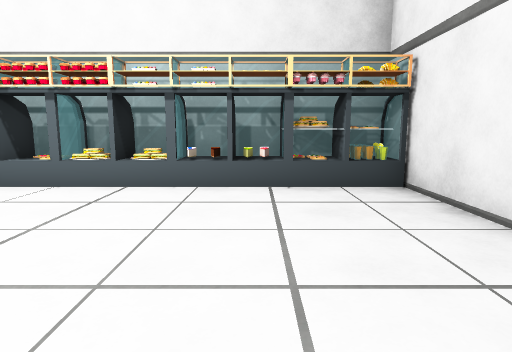
view 1 (above)

12 first-person views from a walk through a scene from a Unity 3-D project. The camera is 1.2 m above the floor, tilts 8° down and sees 75° across. The floor is counted in squares, 1 m on a side. Each view is taken from the middle of a square. On the plan, view 1 faces up. The plan holds only what a view shows up to about 14 squares ahead; the rest is blank. The player is left out.

view 2
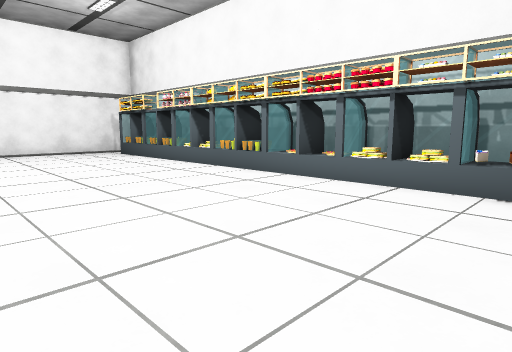

view 3
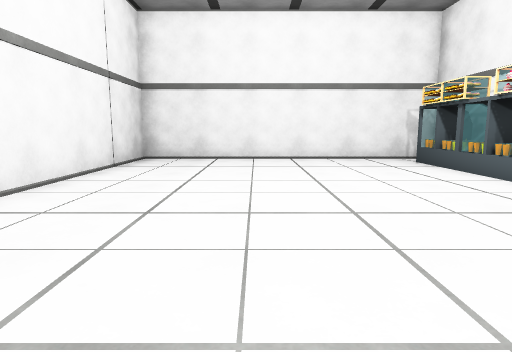

view 4
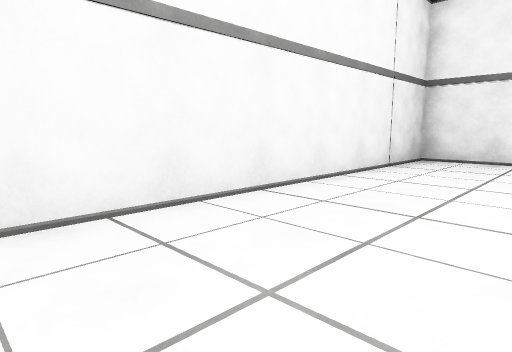

view 5
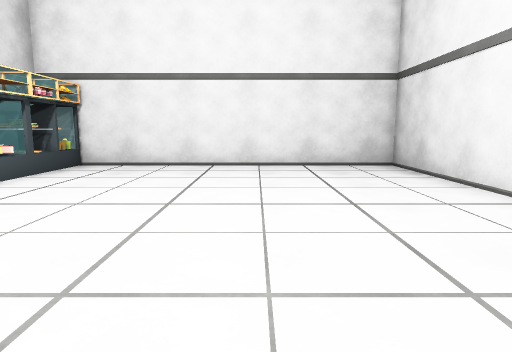

view 6
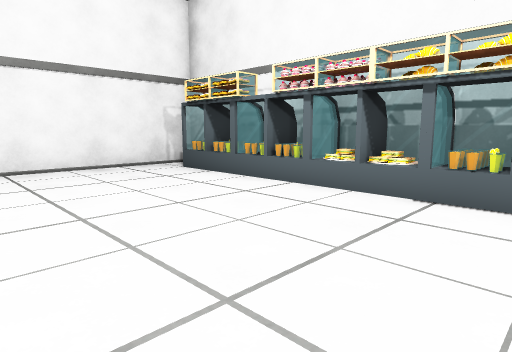

view 7
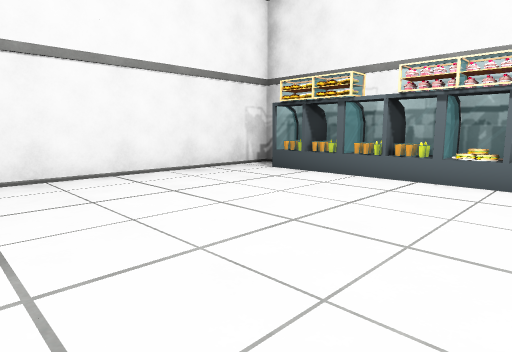

view 8
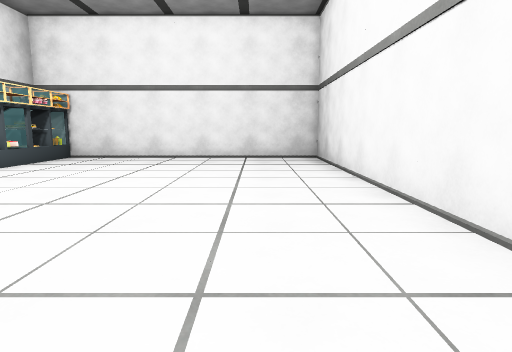

view 9
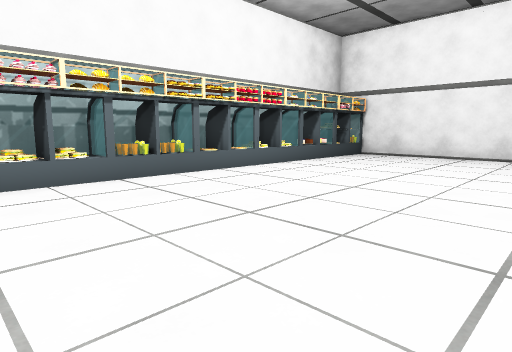

view 10
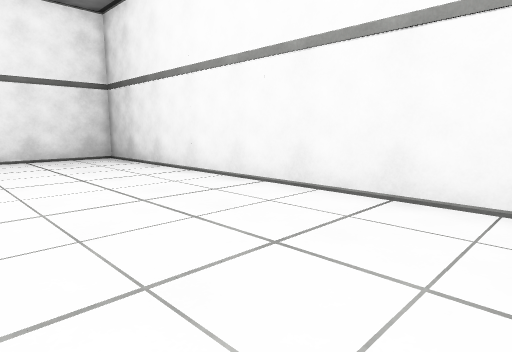

view 11
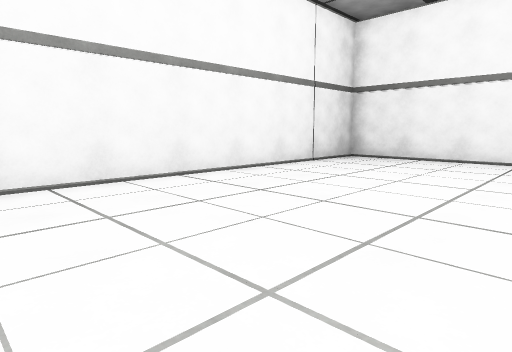

view 12
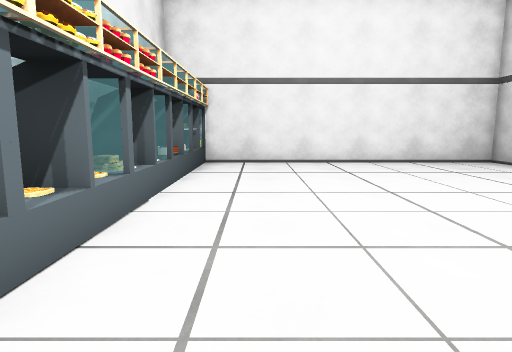

### Floor plan
Points are (right, up) in squares from view 1. A wall is a line through its corners. A room is listed if a view was taken in it or the views show most of it. See-through windows are left out.
Room 1 (views 1, 2, 3, 4, 5, 6, 7, 8, 9, 10, 11, 12)
walls: (-8.4, 8.2) (-11.5, 8.2); (-1.4, 8.2) (-4.5, 8.2); (-13.4, 8.2) (-17.6, 8.2) (-17.6, -3.6) (3.1, -3.6) (3.1, 8.2) (0.4, 8.2)
objects: fridge (-16, 7) to (-14, 8); fridge (-13, 7) to (-12, 8); fridge (-11, 7) to (-9, 8); fridge (-8, 7) to (-7, 8); fridge (-6, 7) to (-5, 8); fridge (-4, 7) to (-2, 8); fridge (-1, 7) to (0, 8); fridge (1, 7) to (2, 8)

Where each view was taken, in squares from view 1:
view 1: 0 up, 0 right, facing up
view 2: 0 up, 0 right, facing up-left
view 3: 1 up, 4 left, facing left
view 4: 1 up, 4 left, facing down-left
view 5: 1 up, 8 left, facing right
view 6: 1 up, 7 left, facing up-left
view 7: 1 down, 9 left, facing up-left
view 8: 1 down, 11 left, facing right
view 9: 1 down, 12 left, facing up-right
view 10: 2 up, 11 left, facing down-right
view 11: 4 up, 4 left, facing down-left
view 12: 5 up, 9 left, facing right
